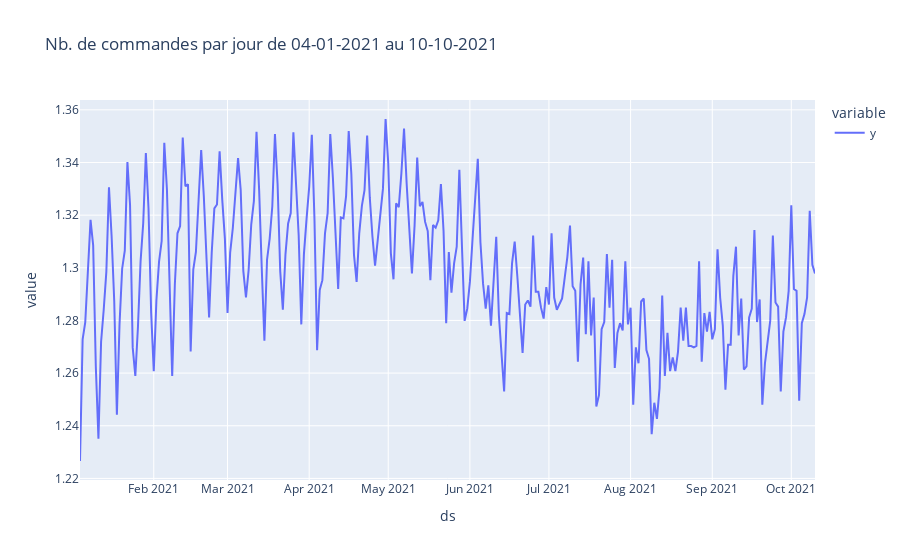

Notebook cell for this chart:
### Code cell
from pmdarima.preprocessing import BoxCoxEndogTransformer

n_orders_bc, _ = BoxCoxEndogTransformer(lmbda2=1e-6).fit_transform(trainset)
trainset_bc = trainset.copy()
trainset_bc.y = n_orders_bc
trainset_bc.plot(title=title(trainset_bc))

### Figure 1 — Plotly figure (JSON) as saved in the notebook; plotly's stock layout.template omitted (floating-point values rounded to 4 significant figures; data arrays with more than 128 entries replaced by an {"elided": "..."} marker saying what was removed)
{"data": [{"hovertemplate": "variable=y<br>ds=%{x}<br>value=%{y}<extra></extra>", "legendgroup": "y", "line": {"color": "#636efa", "dash": "solid"}, "marker": {"symbol": "circle"}, "mode": "lines", "name": "y", "orientation": "v", "showlegend": true, "type": "scatter", "x": {"elided": "280 str values"}, "xaxis": "x", "y": {"elided": "280 float values"}, "yaxis": "y"}], "layout": {"legend": {"title": {"text": "variable"}, "tracegroupgap": 0}, "title": {"text": "Nb. de commandes par jour de 04-01-2021 au 10-10-2021"}, "xaxis": {"anchor": "y", "domain": [0, 1], "title": {"text": "ds"}}, "yaxis": {"anchor": "x", "domain": [0, 1], "title": {"text": "value"}}}}
